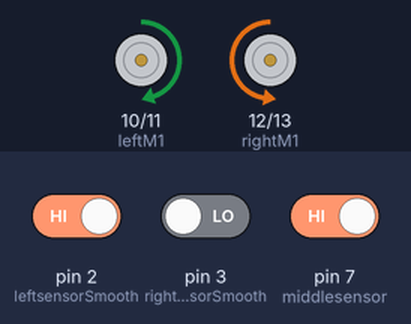
A sketch run on a simulated Arduino Uno, built with avr-gcc and run on an emulated ATmega328P. Shown: motor-driver pin pairs drawn as motors (green arrow = first pin HIGH = forward, orange = second pin HIGH = backward, longer = more drive, scaled by the enable pin). Inputs (shaded band) come from the test bench; at power-on: pin 2 (leftsensorSmooth) HIGH, pin 3 (rightsensorSmooth) LOW, pin 7 (middlesensor) HIGH.

Above: at 1.2 s.
1.3 s: pin 2 (leftsensorSmooth) driven LOW
At 2.3 s:
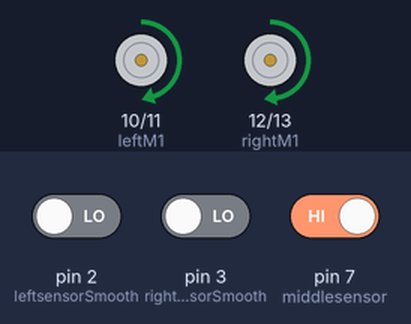
2.8 s: pin 3 (rightsensorSmooth) driven HIGH
At 3.4 s:
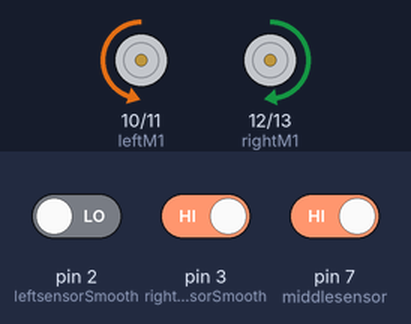
4.3 s: pin 3 (rightsensorSmooth) driven LOW
At 4.6 s:
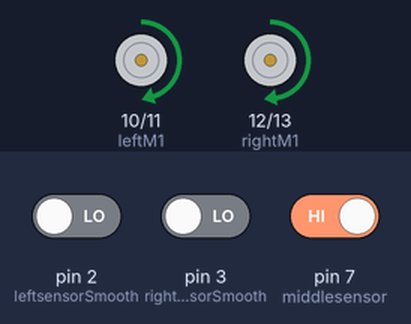
5.8 s: pin 2 (leftsensorSmooth) driven HIGH
At 6.9 s:
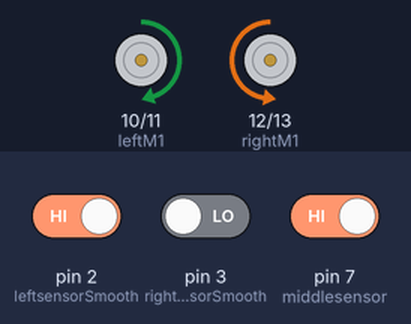
7.3 s: pin 7 (middlesensor) driven LOW
At 8.1 s:
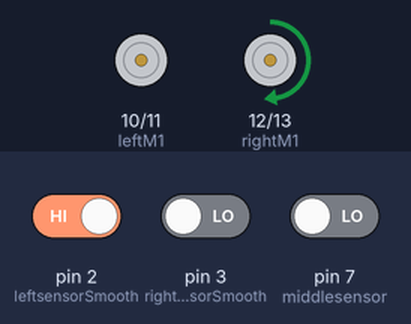
Timing chart, 0 to 9.8 s (numbered marks = the images above; inputs shaded):
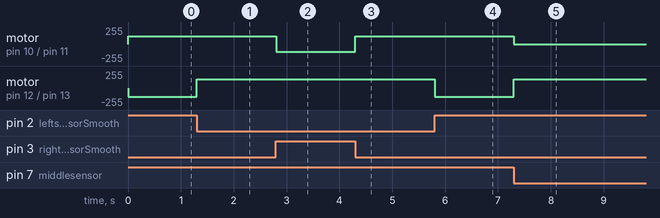

Measured:
- after the input at 1.3 s, motor on pin 12 (rightM1) / pin 13 (rightM2): backward 129/255 → forward 129/255 at once
- after the input at 2.8 s, motor on pin 10 (leftM1) / pin 11 (leftM2): forward 118/255 → backward 118/255 at once
- after the input at 4.3 s, motor on pin 10 (leftM1) / pin 11 (leftM2): backward 118/255 → forward 118/255 at once
- after the input at 5.8 s, motor on pin 12 (rightM1) / pin 13 (rightM2): forward 129/255 → backward 129/255 at once
- after the input at 7.3 s, motor on pin 10 (leftM1) / pin 11 (leftM2): forward 118/255 → stopped at once; motor on pin 12 (rightM1) / pin 13 (rightM2): backward 129/255 → forward 129/255 at once

The sketch:

finalized.ino
```cpp
int middlesensor = 7;     // Pin connected to the IR sensor - forward
int leftsensorSmooth = 2; //get Smooth turns  left
int rightsensorSmooth = 3; //get Smooth turns right
int threshold = 100;  // Adjust this value according to your specific sensor readings
int leftM1 = 10;      // Pin connected to motor 1 input 1 on L298N
int leftM2 = 11;      // Pin connected to motor 1 input 2 on L298N
int rightM1 = 12;      // Pin connected to motor 2 input 1 on L298N
int rightM2 = 13;      // Pin connected to motor 2 input 2 on L298N
int rpwm = 5;          // Pin connected to enA on L298N (speed control for motor 1)
int lpwm = 6;          // Pin connected to enB on L298N (speed control for motor 2)


void setup() {
  Serial.begin(9600);  // Initialize Serial Monitor

  //sensors
  pinMode(middlesensor, INPUT); //pin 7
  pinMode(leftsensorSmooth, INPUT); //pin 2
  pinMode(rightsensorSmooth, INPUT); //pin 3


  // Initialize motor control pins as outputs
  pinMode(leftM1, OUTPUT);
  pinMode(leftM2, OUTPUT);
  pinMode(rightM1, OUTPUT);
  pinMode(rightM2, OUTPUT);

}

void loop() {
  int sensorValueMiddle1 = digitalRead(middlesensor);  // Read the digital middlesensor value
  int sensorValueLeftSmooth4 = digitalRead(leftsensorSmooth);  // Read the digital rightsensor value
  int sensorValueRightSmooth5 = digitalRead(rightsensorSmooth);  // Read the digital rightsensor value //code by Rush

// turn right
 if (sensorValueLeftSmooth4 == LOW && sensorValueMiddle1 == LOW && sensorValueRightSmooth5 == HIGH)
 {
  turnright();
 }
 //forward
 if (sensorValueLeftSmooth4 == LOW && sensorValueMiddle1 == HIGH && sensorValueRightSmooth5 == LOW)
 {
  forward();
 }
//turn left smooth
 if (sensorValueLeftSmooth4 == HIGH && sensorValueMiddle1 == LOW && sensorValueRightSmooth5 == LOW)
 {
  turnleftsmooth();
 }
 //turn left
 if (sensorValueLeftSmooth4 == HIGH && sensorValueMiddle1 == HIGH && sensorValueRightSmooth5 == LOW)
 {
  turnright();
 }
  //turn right smooth//////////////////////
 if (sensorValueLeftSmooth4 == HIGH && sensorValueMiddle1 == LOW && sensorValueRightSmooth5 == HIGH)
 {
  turnleft();
 }
  //turn right
 if (sensorValueLeftSmooth4 == LOW && sensorValueMiddle1 == HIGH && sensorValueRightSmooth5 == HIGH)
 {
  turnleft();
 }
 if (sensorValueLeftSmooth4 == LOW && sensorValueMiddle1 == LOW && sensorValueRightSmooth5 == LOW)
 {
  turnleft();
 }
if (sensorValueLeftSmooth4 == HIGH && sensorValueMiddle1 == HIGH && sensorValueRightSmooth5 == HIGH)
 {
  turnright();
 }
// delay(2000);  // Delay for a short period before reading again
}

void forward()
{
    digitalWrite(leftM1, HIGH);
    digitalWrite(leftM2, LOW);
    analogWrite(lpwm,118);
    digitalWrite(rightM1, HIGH);
    digitalWrite(rightM2, LOW);
    analogWrite(rpwm,129);
}
void stop()
{
    digitalWrite(leftM1, LOW);
    digitalWrite(leftM2, LOW);
    analogWrite(lpwm,100);
    digitalWrite(rightM1, LOW);
    digitalWrite(rightM2, LOW);
    analogWrite(rpwm,111);
}

void turnleft()
{
    digitalWrite(leftM1, LOW);
    digitalWrite(leftM2, HIGH);
    analogWrite(lpwm,118);
    digitalWrite(rightM1, HIGH);
    digitalWrite(rightM2, LOW);
    analogWrite(rpwm,129);
}
void turnright()
{
    digitalWrite(leftM1, HIGH);
    digitalWrite(leftM2, LOW);
    analogWrite(lpwm,118);
    digitalWrite(rightM1, LOW);
    digitalWrite(rightM2, HIGH);
    analogWrite(rpwm,129);
}

void turnleftsmooth()
{
    digitalWrite(leftM1, LOW);
    digitalWrite(leftM2, LOW);
    analogWrite(lpwm,118);
    digitalWrite(rightM1, HIGH);
    digitalWrite(rightM2, LOW);
    analogWrite(rpwm,129);
}
void turnrightsmooth()
{
 digitalWrite(leftM1, HIGH);
    digitalWrite(leftM2, LOW);
    //analogWrite(lpwm,135);
    analogWrite(lpwm,118);
    digitalWrite(rightM1, LOW);
    digitalWrite(rightM2, LOW);
    analogWrite(rpwm,129);
}
void backward()
{
   digitalWrite(leftM1, LOW);
    digitalWrite(leftM2, HIGH);
    analogWrite(lpwm,118);
    digitalWrite(rightM1, LOW);
    digitalWrite(rightM2, HIGH);
    analogWrite(rpwm,129);
}
```
